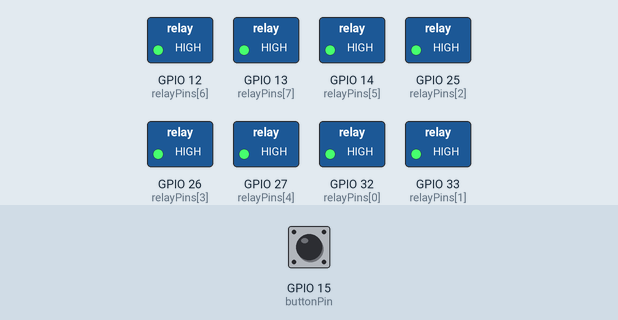
This program was run on a simulated ESP32. Shown: switched loads named in the program (green lamp = pin HIGH). The inputs (shaded band) are chosen by the test bench; at power-on: GPIO 15 (buttonPin) HIGH. Random numbers use the default seed unless the program sets one.

Above: at 1.2 s.
1.3 s: GPIO 15 (buttonPin) pulled LOW for 0.15 s
At 2.8 s:
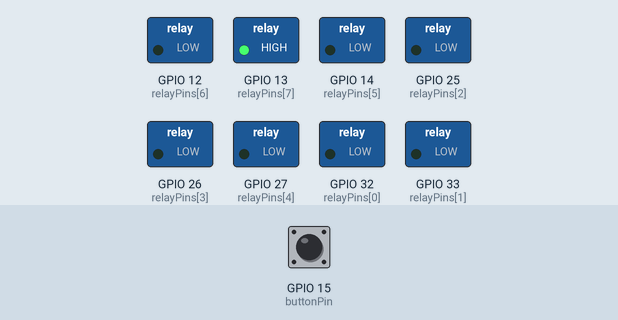
4.4 s: GPIO 15 (buttonPin) pulsed LOW 5 times (0.12 s each, 0.3 s apart)
At 7.7 s:
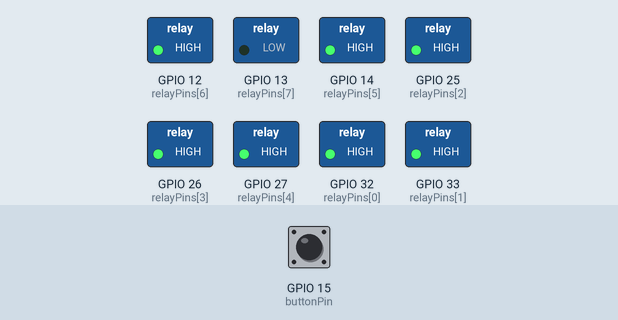
8.5 s: GPIO 15 (buttonPin) pulled LOW for 1 s
At 14.3 s:
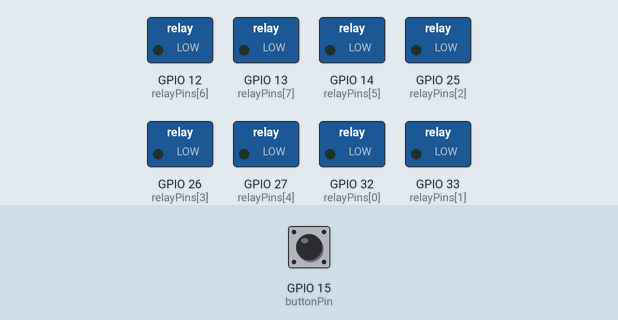
Timing chart, 0 to 15.8 s (numbered marks = the images above; inputs shaded):
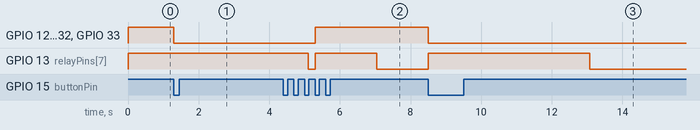

Measured:
- after the input at 1.3 s, GPIO 12 (relayPins[6]), GPIO 14 (relayPins[5]), GPIO 25 (relayPins[2]), GPIO 26 (relayPins[3]), GPIO 27 (relayPins[4]), GPIO 32 (relayPins[0]), GPIO 33 (relayPins[1]): HIGH → LOW at once
- after the input at 4.4 s, GPIO 12 (relayPins[6]), GPIO 14 (relayPins[5]), GPIO 25 (relayPins[2]), GPIO 26 (relayPins[3]), GPIO 27 (relayPins[4]), GPIO 32 (relayPins[0]), GPIO 33 (relayPins[1]): LOW → HIGH after 0.90 s
- after the input at 8.5 s, GPIO 12 (relayPins[6]), GPIO 14 (relayPins[5]), GPIO 25 (relayPins[2]), GPIO 26 (relayPins[3]), GPIO 27 (relayPins[4]), GPIO 32 (relayPins[0]), GPIO 33 (relayPins[1]): HIGH → LOW at once; GPIO 13 (relayPins[7]): LOW → HIGH at once, → LOW 4.6 s later

The program:

main.cpp
```cpp
#include <Arduino.h>


const int buttonPin = 15; // Beispiel-Pin für den Taster
const int relayPins[8] = {32, 33, 25, 26, 27, 14, 12, 13};  // Beispiel-Pins, anpassen je nach Modul
bool relayState[8] = {true, true, true, true, true, true, true, true};
bool lastButtonState = 1;

void setup() {
    pinMode(buttonPin, INPUT_PULLUP);
    for (int i = 0; i < 8; i++) {
        pinMode(relayPins[i], OUTPUT);
        digitalWrite(relayPins[i], relayState[i]);
    }
}

void loop() {
    bool buttonState = digitalRead(buttonPin);

    if (buttonState != lastButtonState && buttonState == 0) {
        for (int i = 0; i < 7; i++) {
            relayState[i] = !relayState[i];
            digitalWrite(relayPins[i], relayState[i]);
        }
        digitalWrite(relayPins[7], 1);
        relayState[7] = true;
        // delay random time between 500 and 5000 ms seed millis
        delay(random(500, 5000));
        digitalWrite(relayPins[7], 0);
        relayState[7] = false;
    }

    lastButtonState = buttonState;
}
```
